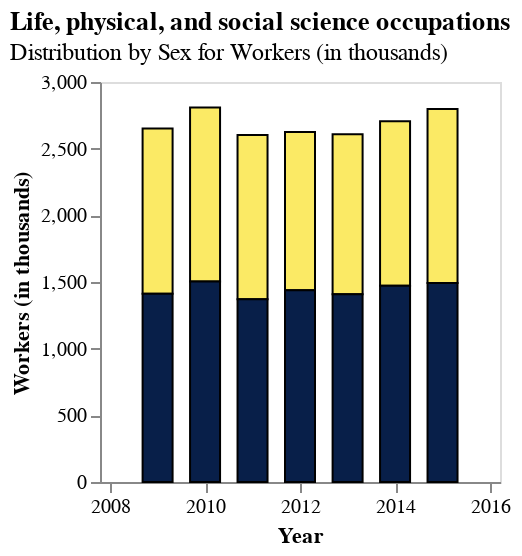

Write notebook code for a chart like this one.
### Code cell
TimeSeriesBar(bls_melted, 'Life, physical, and social science occupations', "Workers (in thousands)")

### Figure 1 — Vega-Lite specification as saved in the notebook (floating-point values rounded to 4 significant figures)
{"config": {"view": {"continuousWidth": 300, "continuousHeight": 300}}, "data": {"name": "data-bfd51656974ff0b656ff245f500a26a4"}, "mark": {"type": "bar", "size": 15, "stroke": "black", "strokeWidth": 1}, "encoding": {"color": {"field": "SEX", "legend": null, "scale": {"range": ["#FBEA65", "#081F49"]}, "type": "nominal"}, "x": {"axis": {"grid": false, "title": "Year"}, "field": "year", "scale": {"domain": ["2008-01-01T00:00:00", "2016-01-01T00:00:00"]}, "type": "temporal"}, "y": {"axis": {"grid": false, "title": "Workers (in thousands)"}, "field": "count", "stack": true, "type": "quantitative"}}, "height": 200, "title": {"text": "Life, physical, and social science occupations", "subtitle": "Distribution by Sex for Workers (in thousands)", "anchor": "start"}, "width": 200, "$schema": "https://vega.github.io/schema/vega-lite/v5.17.0.json", "datasets": {"data-bfd51656974ff0b656ff245f500a26a4": [{"year": "2009-01-01T00:00:00", "OCCUPATION": "Life, physical, and social science occupations", "SEX": "Females", "count": 1240.0}, {"year": "2010-01-01T00:00:00", "OCCUPATION": "Life, physical, and social science occupations", "SEX": "Females", "count": 1304.0}, {"year": "2011-01-01T00:00:00", "OCCUPATION": "Life, physical, and social science occupations", "SEX": "Females", "count": 1231.0}, {"year": "2012-01-01T00:00:00", "OCCUPATION": "Life, physical, and social science occupations", "SEX": "Females", "count": 1186.0}, {"year": "2013-01-01T00:00:00", "OCCUPATION": "Life, physical, and social science occupations", "SEX": "Females", "count": 1201.0}, {"year": "2014-01-01T00:00:00", "OCCUPATION": "Life, physical, and social science occupations", "SEX": "Females", "count": 1235.0}, {"year": "2015-01-01T00:00:00", "OCCUPATION": "Life, physical, and social science occupations", "SEX": "Females", "count": 1304.0}, {"year": "2009-01-01T00:00:00", "OCCUPATION": "Life, physical, and social science occupations", "SEX": "Males", "count": 1411.0}, {"year": "2010-01-01T00:00:00", "OCCUPATION": "Life, physical, and social science occupations", "SEX": "Males", "count": 1504.0}, {"year": "2011-01-01T00:00:00", "OCCUPATION": "Life, physical, and social science occupations", "SEX": "Males", "count": 1371.0}, {"year": "2012-01-01T00:00:00", "OCCUPATION": "Life, physical, and social science occupations", "SEX": "Males", "count": 1439.0}, {"year": "2013-01-01T00:00:00", "OCCUPATION": "Life, physical, and social science occupations", "SEX": "Males", "count": 1408.0}, {"year": "2014-01-01T00:00:00", "OCCUPATION": "Life, physical, and social science occupations", "SEX": "Males", "count": 1471.0}, {"year": "2015-01-01T00:00:00", "OCCUPATION": "Life, physical, and social science occupations", "SEX": "Males", "count": 1493.0}]}}
